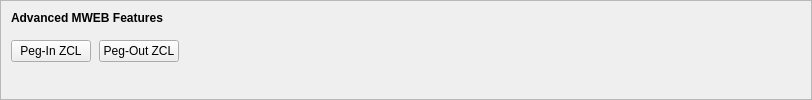
    <widget class="QFrame" name="frameMWEBFeatures">
     <property name="sizePolicy">
      <sizepolicy hsizetype="Expanding" vsizetype="Expanding">
       <horstretch>0</horstretch>
       <verstretch>0</verstretch>
      </sizepolicy>
     </property>
     <property name="maximumSize">
      <size>
       <width>16777215</width>
       <height>16777215</height>
      </size>
     </property>
     <property name="frameShape">
      <enum>QFrame::StyledPanel</enum>
     </property>
     <property name="frameShadow">
      <enum>QFrame::Sunken</enum>
     </property>
     <layout class="QVBoxLayout" name="verticalLayoutMWEBFeatures2">
      <property name="spacing">
       <number>0</number>
      </property>
      <property name="leftMargin">
       <number>0</number>
      </property>
      <property name="topMargin">
       <number>0</number>
      </property>
      <property name="rightMargin">
       <number>0</number>
      </property>
      <property name="bottomMargin">
       <number>6</number>
      </property>
      <item>
       <layout class="QVBoxLayout" name="verticalLayoutMWEBFeatures" stretch="0,0,1">
        <property name="spacing">
         <number>0</number>
        </property>
        <property name="leftMargin">
         <number>10</number>
        </property>
        <property name="topMargin">
         <number>10</number>
        </property>
        <item>
         <layout class="QHBoxLayout" name="horizontalLayoutMWEBFeatures1">
          <property name="bottomMargin">
           <number>15</number>
          </property>
          <item>
           <widget class="QLabel" name="labelMWEBFeatures">
            <property name="sizePolicy">
             <sizepolicy hsizetype="Preferred" vsizetype="Maximum">
              <horstretch>0</horstretch>
              <verstretch>0</verstretch>
             </sizepolicy>
            </property>
            <property name="font">
             <font>
              <weight>75</weight>
              <bold>true</bold>
             </font>
            </property>
            <property name="styleSheet">
             <string notr="true">font-weight:bold;</string>
            </property>
            <property name="text">
             <string>Advanced MWEB Features</string>
            </property>
           </widget>
          </item>
         </layout>
        </item>
        <item>
         <layout class="QHBoxLayout" name="horizontalLayoutMWEBFeatures2" stretch="0,0,0">
          <property name="spacing">
           <number>8</number>
          </property>
          <property name="bottomMargin">
           <number>10</number>
          </property>
          <item>
           <widget class="QPushButton" name="pushButtonMWEBPegIn">
            <property name="styleSheet">
             <string notr="true"/>
            </property>
            <property name="text">
             <string>Peg-In ZCL</string>
            </property>
            <property name="checkable">
             <bool>true</bool>
            </property>
            <property name="autoDefault">
             <bool>false</bool>
            </property>
           </widget>
          </item>
          <item>
           <widget class="QPushButton" name="pushButtonMWEBPegOut">
            <property name="styleSheet">
             <string notr="true"/>
            </property>
            <property name="text">
             <string>Peg-Out ZCL</string>
            </property>
            <property name="checkable">
             <bool>true</bool>
            </property>
            <property name="autoDefault">
             <bool>false</bool>
            </property>
           </widget>
          </item>
          <item>
           <spacer name="horizontalSpacerMWEBFeatures">
            <property name="orientation">
             <enum>Qt::Horizontal</enum>
            </property>
            <property name="sizeHint" stdset="0">
             <size>
              <width>40</width>
              <height>1</height>
             </size>
            </property>
           </spacer>
          </item>
         </layout>
        </item>
        <item>
         <spacer name="verticalSpacerMWEBFeatures">
          <property name="orientation">
           <enum>Qt::Vertical</enum>
          </property>
          <property name="sizeHint" stdset="0">
           <size>
            <width>800</width>
            <height>1</height>
           </size>
          </property>
         </spacer>
        </item>
       </layout>
      </item>
     </layout>
    </widget>
